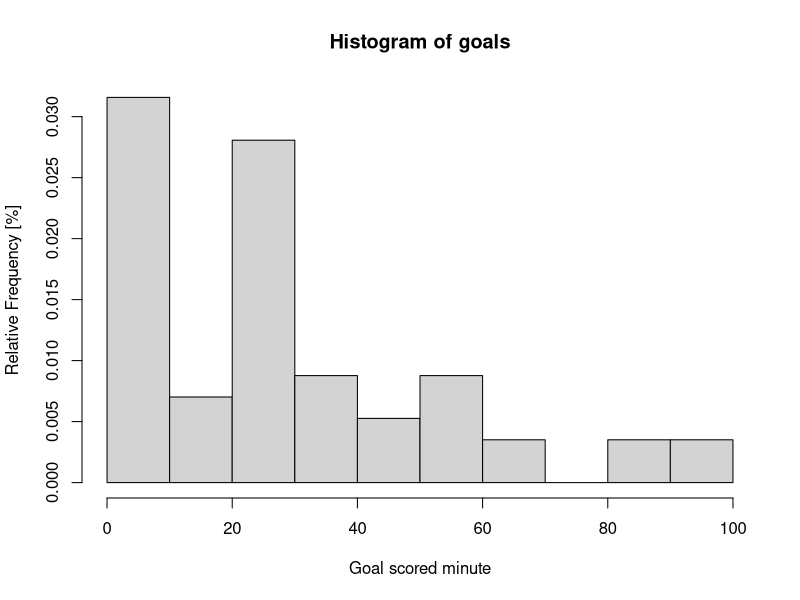
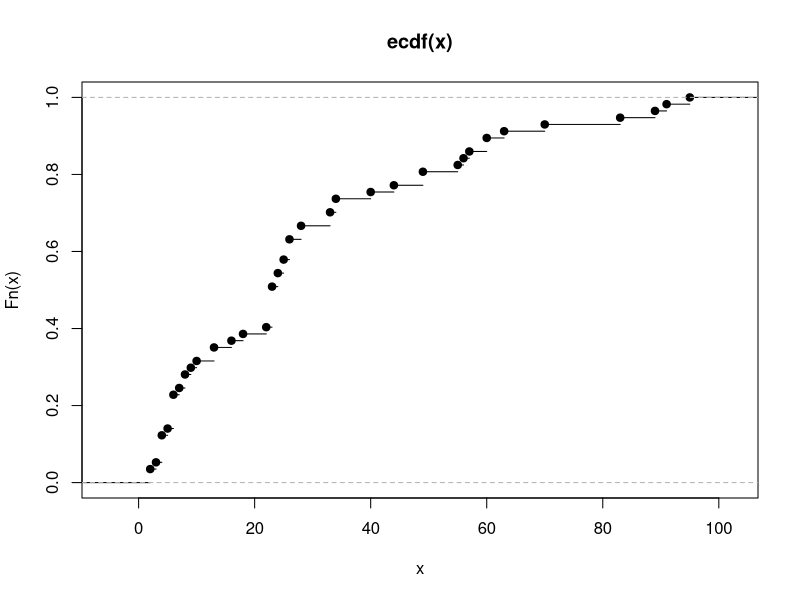

These figures' R source, in order: (Note: this script raises an error after producing the figures.)
# What is the scale of X ? X variable has continous scale (with ratio subscale)


?hist
goals<-c(6,24,91,8,4,25,3,83,89,34,25,24,18,6,23,10,28,4,63,6,60,5,40,2,22,26,23,26,44,49,34,2,33,9,16,55,23,13,23,13,23,4,8,26,70,4,6,60,23,95,28,49,6,57,33,56,7)
hist(goals,freq = FALSE,xlab ='Goal scored minute', ylab='Relative Frequency [%]')

# ECDF for original data
plot.ecdf(goals) # ECDF as stepped function 

# ECDF for grouped data
plot.ecdf()
?plot.stepfun

goals_cat <- cut(goals,breaks = c(0,15,30,45,60,75,90,96),labels=c(15,30,45,60,75,90,96))
cdf_goals_cat <- ecdf(as.numeric(as.character(goals_cat)))
plot.ecdf(cdf_goals_cat)

# g
# Determine the proportion of first goals which occured in firt half ==> H(x<=45)
cdf_goals_cat(45)
# 0.776
# Determine the proportion of first goals which occured during in the last 10 min or during extra time == H(X>80) = 1 - F(80) = 1 - 0.93 = 0.07
1 - cdf_goals_cat(80)

# Determine proportion of first goals which occured between 20th and 65th min ==> H(20 <= X <= 65)
# ==> H(20 <= X <= 65) = F(65) - F(20) + f(20)

cdf_goals_cat(65) - cdf_goals_cat(20) + 14/55 = 0.80

# Determine the time point at which in 80% of the mathces the first goals was scored at ot before time point
# Calculate sum(fi) and stop when >= 0.8, next 
goals_cat[which(cdf_goals_cat(goals_cat) == 0.8)] 
# 50.4 min
